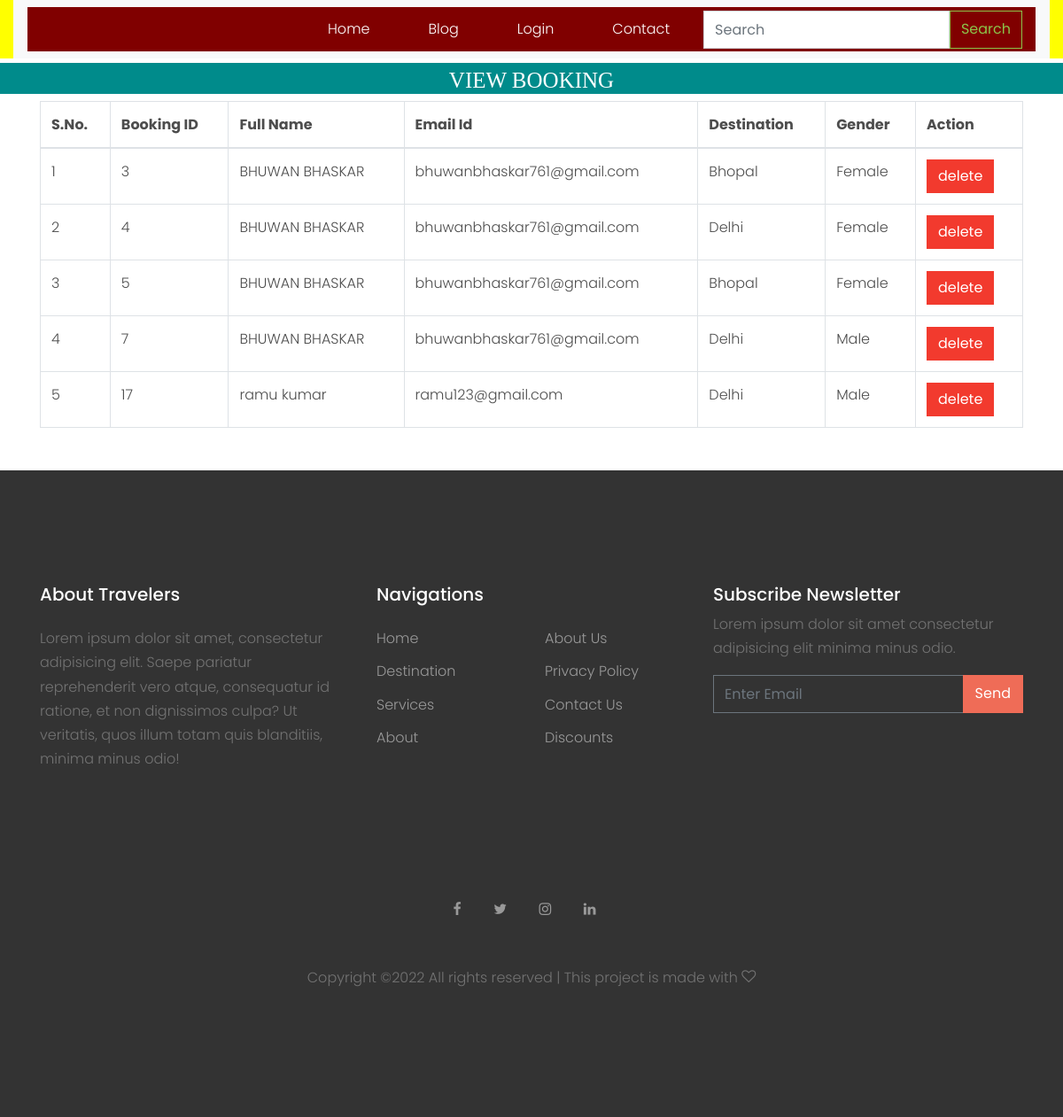
/view_booking/, run on the app's committed database.
### tour/models.py (models this page shows, shortened)
class Booking(models.Model):
    user = models.ForeignKey(User,on_delete=models.CASCADE,null=True)
    destination = models.ForeignKey(Destination,on_delete=models.CASCADE,null=True)
    Fname = models.CharField(max_length=30)
    Lname = models.CharField(max_length=30)
    Email = models.EmailField()
    gender = models.CharField(max_length=20,null=True)
    date = models.CharField(max_length=30,null=True)
    address = models.CharField(max_length=30,null=True)
    number = models.CharField(max_length=30,null=True)
    price = models.CharField(max_length=30,null=True)
    used_facility=models.CharField(max_length=30,null=True)

class Destination(models.Model):
    user = models.ForeignKey(User,on_delete=models.CASCADE,null=True)
    place = models.CharField(max_length=20)
    country = models.CharField(max_length=20)
    image = models.ImageField(null=True)
    image1 = models.ImageField(null=True)
    image2 = models.ImageField(null=True)
    image3 = models.ImageField(null=True)
    price_by_bus = models.CharField(max_length=20,null=True)
    price_by_Train = models.CharField(max_length=20, null=True)
    price_by_Flight = models.CharField(max_length=20, null=True)
    food_price = models.CharField(max_length=20, null=True)
    number_of_person = models.CharField(max_length=20, null=True)
    days = models.CharField(max_length=20, null=True)
    nights = models.CharField(max_length=20, null=True)
    description=models.CharField(max_length=200,null=True)
    def __str__(self):
        return self.place

### tour/views.py (the view)
# urls.py: path('view_booking/',views.view_booking,name='view_booking'),
def view_booking(request):
    c=Booking.objects.all()
    d={'c':c}
    return render(request,'view_booking.html',d)

### tour/templates/view_booking.html (shortened to what this page needs)
{% extends 'base.html' %}
{% load static %}
{% block body %}
<center>
      <h1 style="font-size:25px; background-color:darkcyan;height:35px;color:white;padding:5px;margin-top:5px;font-family : 'Monotype Corsiva" align="center"> VIEW BOOKING </h1>
</center>
<div class="container">
    <table class="table table-bordered" id="myTable">
  <thead>
  <tr>
  <th>S.No.</th>
    <th>Booking ID</th>
    <th>Full Name</th>
    <th>Email Id</th>
    <th>Destination</th>
    <th>Gender</th>
    <th>Action</th>
  </tr>
  </thead>
   <tbody>
    {% for i in c %}
  <tr>
<td>{{forloop.counter}}</td>
    <td>{{i.id}}</td>
    <td>{{i.Fname}} {{i.Lname}}</td>
      <td>{{i.Email}}</td>
      <td>{{i.destination}}</td>
      <td>{{i.gender}}</td>
    <td><a href="{% url 'admin_delete_booking' i.id %}" onclick="return confirm('Are you sure?')"><button class="btn btn-danger">delete</button></a></td>
  </tr>
    {% endfor %}
    </tbody>
</table>
</div>
{% endblock %}

### tour/static/css/style.css (style rules this page uses)
body { line-height: 1.7; color: #4d4d4d; font-weight: 300; font-size: 1rem; }
a { -webkit-transition: .3s all ease; -o-transition: .3s all ease; transition: .3s all ease; }
h1, h2, h3, h4, h5, .h1, .h2, .h3, .h4, .h5 { font-family: "Poppins", -apple-system, BlinkMacSystemFont, "Segoe UI", Roboto, "Helvetica Neue", Arial, sans-serif, "Apple Color Emoji", "Segoe UI Emoji", "Segoe UI Symbol", "Noto Color Emoji"; }
.btn { border-radius: 0; }

### data on the page
Booking: id "3", Fname "BHUWAN", Lname "BHASKAR", Email "bhuwanbhaskar761@gmail.com", destination "Bhopal", gender "Female"
Booking: id "4", Fname "BHUWAN", Lname "BHASKAR", Email "bhuwanbhaskar761@gmail.com", destination "Delhi", gender "Female"
Booking: id "5", Fname "BHUWAN", Lname "BHASKAR", Email "bhuwanbhaskar761@gmail.com", destination "Bhopal", gender "Female"
Booking: id "7", Fname "BHUWAN", Lname "BHASKAR", Email "bhuwanbhaskar761@gmail.com", destination "Delhi", gender "Male"
Booking: id "17", Fname "ramu", Lname "kumar", Email "ramu123@gmail.com", destination "Delhi", gender "Male"
